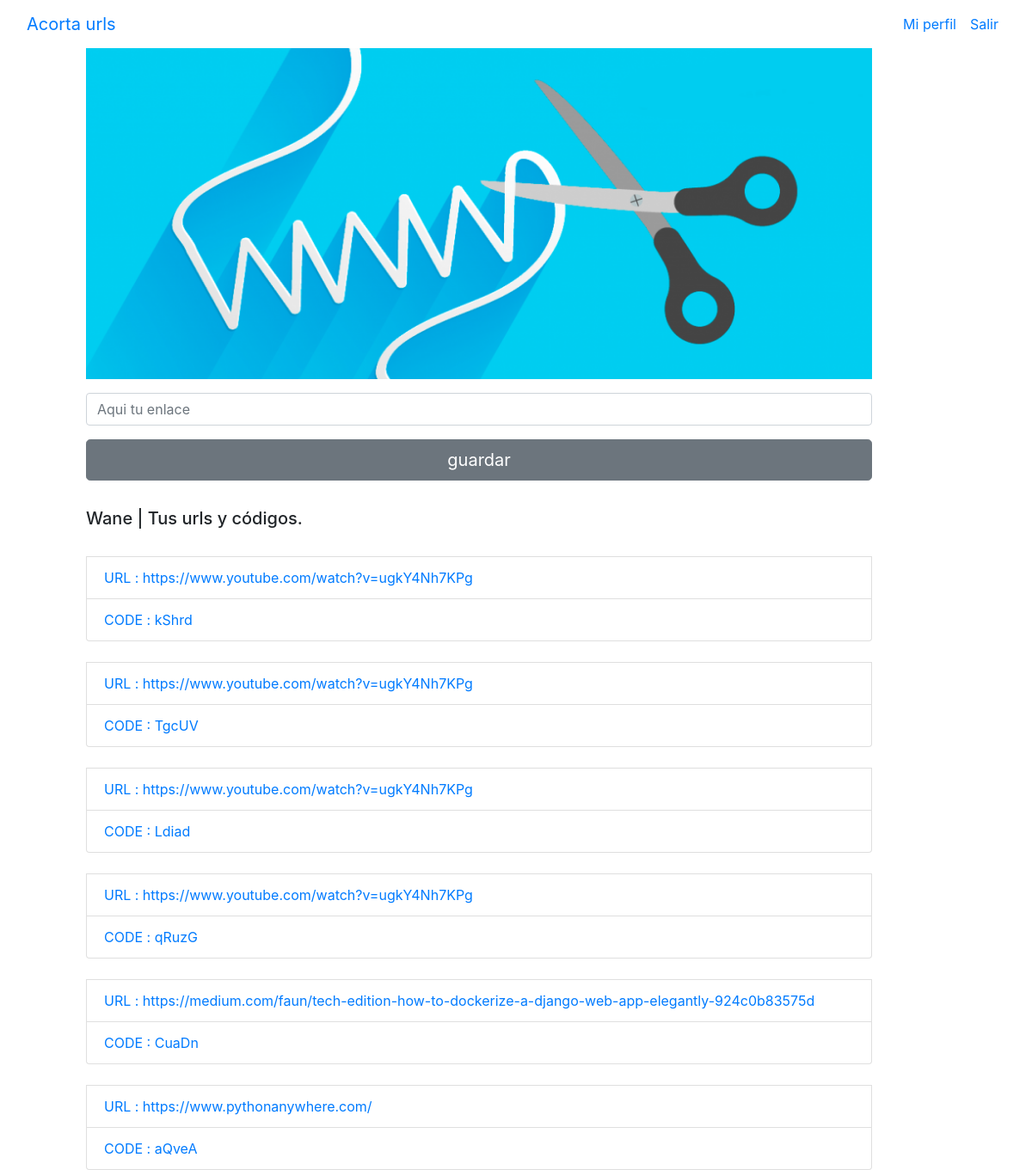
The app's page / (signed in) with its own data.
### core/models.py (models this page shows, shortened)
class Link(models.Model):
    code = models.TextField(max_length=20, unique=True, verbose_name="codigo")
    url = models.URLField(null=False, blank=False)
    usuario = models.ForeignKey(User, verbose_name="Usuario", on_delete=models.CASCADE, null=True, blank=True)
    create = models.DateField(auto_now_add=True, verbose_name="Fecha de creacion")
    class Meta:
        verbose_name = "link"
        verbose_name_plural = "links"
        ordering = ["-create"]

### core/views.py (the view, shortened to what this page needs)
# urls.py: path('', views.HomeView, name='home_view'),
def HomeView(request):
    form = UrlForm(request.POST)
    code = ""
    link = ""
    if request.user.is_authenticated:
        link = Link.objects.filter(usuario=request.user )
    return render(request, 'core/home.html', {'form':form, 'code':code, 'link':link })

### core/forms.py
class UrlForm(forms.ModelForm):
    class Meta:
        model = Link
        fields = ['url']
        widgets = {
            'url': forms.URLInput(attrs={'class':'form-control mt-3', 'placeholder':'Aqui tu enlace',})
            }
    def __init__(self, *args, **kwargs):
        super().__init__(*args, **kwargs)
        for key in self.fields:
            self.fields[key].required = False

### core/templates/core/home.html (shortened to what this page needs)
<!doctype html>
<html lang="en">
  <head>
    {% load static %}
    <link rel="stylesheet" href="{% static 'core/css/bootstrap.min.css' %}">
  </head>
  <body>
    <div class="container-fluid">
      <nav class="navbar navbar-expand-lg >
        <div class="container">
        <a class="navbar-brand" href="{% url 'home_view' %}">Acorta urls</a>
        <div class="collapse navbar-collapse" id="ned">
            <ul class="navbar-nav">
              {% if not request.user.is_authenticated %}
                <li class="nav-item">
                  <a class="nav-link" href="{% url 'login' %}">Acceder</a>
                </li>
                <li class="nav-item">
                  <a class="nav-link" href="{% url 'signup' %}">Registrarse</a>
                </li>
              {% else %}
              <li class="nav-item">
                <a class="nav-link" href="{% url 'profile' %}">Mi perfil</a>
              </li>
              <li class="nav-item">
                <a class="nav-link" href="{% url 'logout' %}">Salir</a>
              </li>
              {% endif %}
            </ul>
        </div>
      </nav>
      <div class="row d-flex justify-content-center">
        <div class="row-8">
          <div class="col-11">
            <img src="{% static 'core/img/corta_url.png' %}" class="img-fluid" width="1000" alt="Responsive image">
          <form method="post" enctype="multipart/form-data" > {% csrf_token %}
            {{form.as_p }}
              <button type="submit" class="btn btn-secondary btn-lg btn-block">guardar</button>
          </form>
            <br>
          {% if request.user.is_authenticated %}
            <h5>{{request.user | title }} |  Tus urls y códigos.</h5>
          {% for field in link reversed %}
            <div class="list-group">
                <br>
                <a class="list-group-item" href="{{field.url}}" target="_blank">URL : {{field.url}}</a>
                <a class="list-group-item" href="{{field.code}}" target="_blank">CODE : {{field.code}}</a>
            </div>
          {% endfor %}
          {% else %}
            <p>Hola. Si quieres tener un perfil con tus urls y códigos guardados, registrate.</p>
          {% endif %}
        </div>
      </div>
    </div>
  </div>
  </body>
</html>

### records on screen
Link: url "https://www.youtube.com/watch?v=ugkY4Nh7KPg", code "kShrd"
Link: url "https://www.youtube.com/watch?v=ugkY4Nh7KPg", code "TgcUV"
Link: url "https://www.youtube.com/watch?v=ugkY4Nh7KPg", code "Ldiad"
Link: url "https://www.youtube.com/watch?v=ugkY4Nh7KPg", code "qRuzG"
Link: url "https://medium.com/faun/tech-edition-how-to-dockerize-a-django-web-app-elegantly-924c0b83575d", code "CuaDn"
Link: url "https://www.pythonanywhere.com/", code "aQveA"

### other values on screen
{{ request.user | title }} "Wane"
